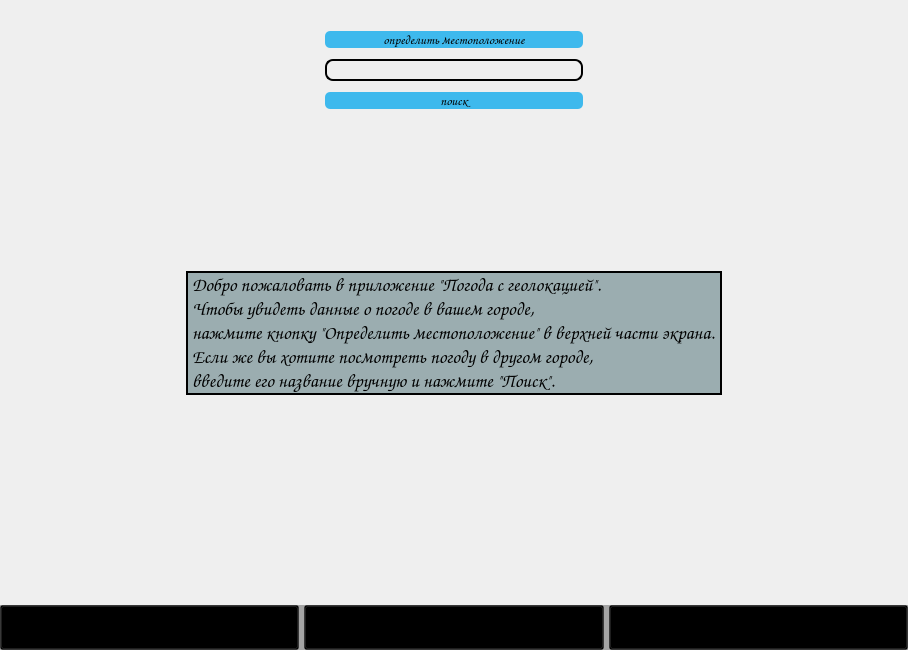
<?xml version="1.0" encoding="UTF-8"?>
<ui version="4.0">
 <class>MainWindow</class>
 <widget class="QMainWindow" name="MainWindow">
  <property name="geometry">
   <rect>
    <x>0</x>
    <y>0</y>
    <width>908</width>
    <height>650</height>
   </rect>
  </property>
  <property name="minimumSize">
   <size>
    <width>900</width>
    <height>650</height>
   </size>
  </property>
  <property name="maximumSize">
   <size>
    <width>1400</width>
    <height>650</height>
   </size>
  </property>
  <property name="windowTitle">
   <string>Погода с геолокацией</string>
  </property>
  <property name="autoFillBackground">
   <bool>false</bool>
  </property>
  <property name="styleSheet">
   <string notr="true">font-family: Comic Sans MS</string>
  </property>
  <widget class="QWidget" name="centralwidget">
   <property name="autoFillBackground">
    <bool>false</bool>
   </property>
   <property name="styleSheet">
    <string notr="true">background-image: url(C:/Users/zdima/Documents/Python Scripts/Weather_app/images/fon.jpeg);
background-position: left, top;
font-family: Comic Sans MS</string>
   </property>
   <layout class="QVBoxLayout" name="verticalLayout_3">
    <property name="leftMargin">
     <number>0</number>
    </property>
    <property name="topMargin">
     <number>0</number>
    </property>
    <property name="rightMargin">
     <number>0</number>
    </property>
    <property name="bottomMargin">
     <number>0</number>
    </property>
    <item>
     <widget class="QFrame" name="frame">
      <property name="styleSheet">
       <string notr="true">background: transparent;</string>
      </property>
      <layout class="QVBoxLayout" name="verticalLayout_2">
       <property name="spacing">
        <number>5</number>
       </property>
       <property name="leftMargin">
        <number>325</number>
       </property>
       <property name="topMargin">
        <number>25</number>
       </property>
       <property name="rightMargin">
        <number>325</number>
       </property>
       <property name="bottomMargin">
        <number>150</number>
       </property>
       <item>
        <widget class="QPushButton" name="pushButton_6">
         <property name="font">
          <font>
           <family>Comic Sans MS</family>
           <pointsize>10</pointsize>
           <weight>75</weight>
           <bold>true</bold>
          </font>
         </property>
         <property name="styleSheet">
          <string notr="true">QPushButton{
	background: #3eb9ed;
	background-image: none;
	border-radius: 5px;
}
QPushButton:hover{
	background: #2ca1d4;
	background-image: none;
}
QPushButton:pressed {
    background: #157eab;
	background-image: none;;
}
</string>
         </property>
         <property name="text">
          <string>определить местоположение</string>
         </property>
         <property name="icon">
          <iconset resource="res.qrc">
           <normaloff>:/icons/icons/my_location_24dp_5F6368_FILL0_wght400_GRAD0_opsz24.svg</normaloff>:/icons/icons/my_location_24dp_5F6368_FILL0_wght400_GRAD0_opsz24.svg</iconset>
         </property>
        </widget>
       </item>
       <item>
        <widget class="QLineEdit" name="lineEdit">
         <property name="styleSheet">
          <string notr="true">border-radius: 8px;
border: 2px solid black
</string>
         </property>
         <property name="text">
          <string/>
         </property>
        </widget>
       </item>
       <item>
        <widget class="QPushButton" name="pushButton_2">
         <property name="font">
          <font>
           <family>Comic Sans MS</family>
           <pointsize>10</pointsize>
           <weight>75</weight>
           <bold>true</bold>
          </font>
         </property>
         <property name="styleSheet">
          <string notr="true">QPushButton{
	background: #3eb9ed;
	background-image: none;
	font-weight: bold;
	border-radius: 5px;
}
QPushButton:hover{
	background: #2ca1d4;
	background-image: none;
	font-weight: bold;
	border-radius: 5px;
}
QPushButton:pressed {
    background: #157eab;
	background-image: none;
	font-weight: bold;
	border-radius: 5px;
}</string>
         </property>
         <property name="text">
          <string>поиск</string>
         </property>
         <property name="icon">
          <iconset resource="res.qrc">
           <normaloff>:/icons/icons/search_24dp_5F6368_FILL0_wght400_GRAD0_opsz24.svg</normaloff>:/icons/icons/search_24dp_5F6368_FILL0_wght400_GRAD0_opsz24.svg</iconset>
         </property>
        </widget>
       </item>
      </layout>
     </widget>
    </item>
    <item>
     <layout class="QVBoxLayout" name="verticalLayout">
      <property name="spacing">
       <number>210</number>
      </property>
      <property name="topMargin">
       <number>0</number>
      </property>
      <property name="bottomMargin">
       <number>0</number>
      </property>
      <item alignment="Qt::AlignHCenter">
       <widget class="QLabel" name="label">
        <property name="font">
         <font>
          <family>Comic Sans MS</family>
          <pointsize>14</pointsize>
         </font>
        </property>
        <property name="styleSheet">
         <string notr="true">background: #9badb0;
border: 2px solid black;
align: center;</string>
        </property>
        <property name="text">
         <string>Добро пожаловать в приложение &quot;Погода с геолокацией&quot;. 
Чтобы увидеть данные о погоде в вашем городе,
нажмите кнопку &quot;Определить местоположение&quot; в верхней части экрана.
Если же вы хотите посмотреть погоду в другом городе,
введите его название вручную и нажмите &quot;Поиск&quot;. </string>
        </property>
       </widget>
      </item>
      <item>
       <widget class="QFrame" name="frame">
        <property name="styleSheet">
         <string notr="true">background-image: none;
background: rgb(0, 0, 0, 80);</string>
        </property>
        <layout class="QHBoxLayout" name="horizontalLayout">
         <property name="spacing">
          <number>5</number>
         </property>
         <property name="leftMargin">
          <number>0</number>
         </property>
         <property name="topMargin">
          <number>0</number>
         </property>
         <property name="rightMargin">
          <number>0</number>
         </property>
         <property name="bottomMargin">
          <number>0</number>
         </property>
         <item>
          <widget class="QPushButton" name="pushButton_4">
           <property name="font">
            <font>
             <family>Comic Sans MS</family>
             <pointsize>22</pointsize>
            </font>
           </property>
           <property name="styleSheet">
            <string notr="true">QPushButton{
	background: rgb(0, 0, 0, 80);
}
QPushButton:pressed{
	background: rgb(0, 0, 0, 100);
}</string>
           </property>
           <property name="text">
            <string/>
           </property>
           <property name="icon">
            <iconset resource="res.qrc">
             <normaloff>:/icons/icons/home_24dp_FFFFFF_FILL0_wght400_GRAD0_opsz24.svg</normaloff>:/icons/icons/home_24dp_FFFFFF_FILL0_wght400_GRAD0_opsz24.svg</iconset>
           </property>
           <property name="iconSize">
            <size>
             <width>40</width>
             <height>40</height>
            </size>
           </property>
          </widget>
         </item>
         <item>
          <widget class="QPushButton" name="pushButton_3">
           <property name="font">
            <font>
             <family>Comic Sans MS</family>
             <pointsize>22</pointsize>
            </font>
           </property>
           <property name="styleSheet">
            <string notr="true">QPushButton{
	background: rgb(0, 0, 0, 80);
}
QPushButton:pressed{
	background: rgb(0, 0, 0, 100);
}</string>
           </property>
           <property name="text">
            <string/>
           </property>
           <property name="icon">
            <iconset resource="res.qrc">
             <normaloff>:/icons/icons/favorite_24dp_FFFFFF_FILL0_wght400_GRAD0_opsz24.svg</normaloff>:/icons/icons/favorite_24dp_FFFFFF_FILL0_wght400_GRAD0_opsz24.svg</iconset>
           </property>
           <property name="iconSize">
            <size>
             <width>40</width>
             <height>40</height>
            </size>
           </property>
          </widget>
         </item>
         <item>
          <widget class="QPushButton" name="pushButton_5">
           <property name="font">
            <font>
             <family>Comic Sans MS</family>
             <pointsize>22</pointsize>
            </font>
           </property>
           <property name="styleSheet">
            <string notr="true">QPushButton{
	background: rgb(0, 0, 0, 80);
}
QPushButton:pressed{
	background: rgb(0, 0, 0, 100);
}</string>
           </property>
           <property name="text">
            <string/>
           </property>
           <property name="icon">
            <iconset resource="res.qrc">
             <normaloff>:/icons/icons/settings_24dp_FFFFFF_FILL0_wght400_GRAD0_opsz24.svg</normaloff>:/icons/icons/settings_24dp_FFFFFF_FILL0_wght400_GRAD0_opsz24.svg</iconset>
           </property>
           <property name="iconSize">
            <size>
             <width>40</width>
             <height>40</height>
            </size>
           </property>
          </widget>
         </item>
        </layout>
       </widget>
      </item>
     </layout>
    </item>
   </layout>
  </widget>
 </widget>
 <resources>
  <include location="res.qrc"/>
 </resources>
 <connections/>
</ui>
